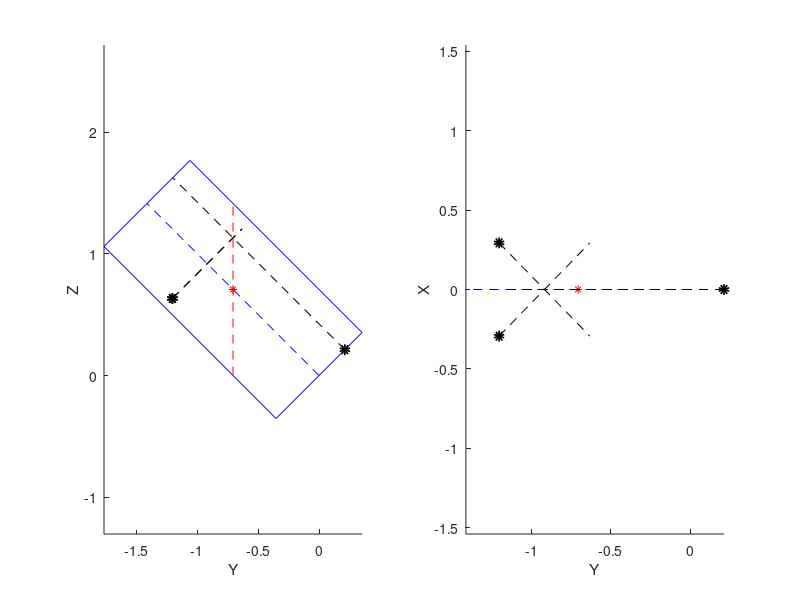
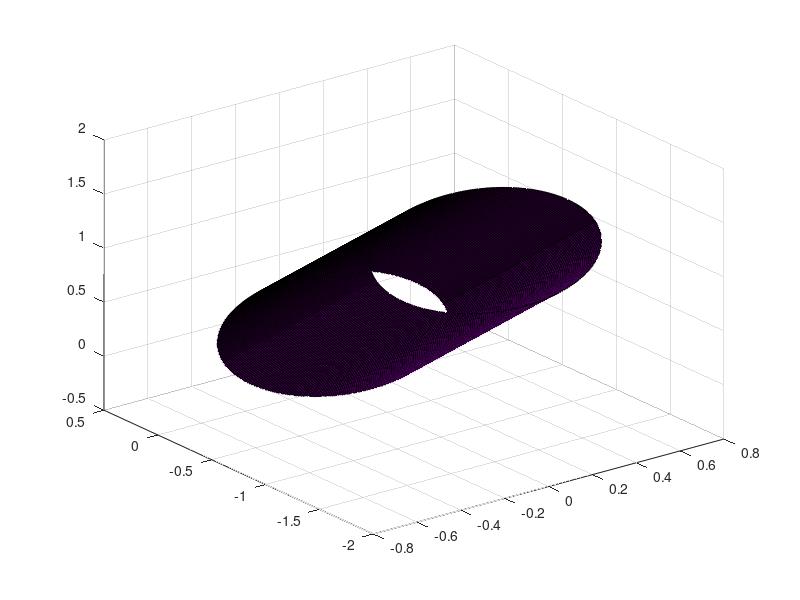

Here is the MATLAB script that generated these plots, in order: (Note: this script raises an error after producing the figures.)
clearvars

t = pi()/4;
ph = pi()*4/5;
ph1 = ph; ph2 = -ph;
r = 0.5;
h = 2;
hcm = 0.5*h;
com = [0;0;hcm];
ds1 = 0.3;
ds2 = 0.3;
s1 = r + hcm + ds1;
s2 = r + hcm + ds2;
% construct rotation matrix for angle t relative to [0;0;1] in the yz plane
vx = [1;0;0];
vy = [0;cos(t);sin(t)];
vz = [0;-sin(t);cos(t)];
Rt = [vx vy vz];
% position of the contact points
po1 = [0;0;s1-r]+r*[sin(ph1);cos(ph1);0];
p1 = Rt*po1;
po2 = [0;0;s2-r]+r*[sin(ph2);cos(ph2);0];
p2 = Rt*po2;
% contact normals
n1 = [-sin(ph1),-cos(ph1)*cos(t),-cos(ph1)*sin(t)].';
n2 = [-sin(ph2),-cos(ph2)*cos(t),-cos(ph2)*sin(t)].';
n3 = [0,-sin(t),cos(t)].';

com = Rt*com;


%% force magnitudes
N = [n1 n2 n3];
g = [0 0 -1].';
L = -N\g;

%% finding p3 for coplanar p1p2
%  syms ds h3
if ds1 == ds2 &&ph1==-ph2
    h12 = cos(t)*ds1;
    h3 = ds1*(cos(t)^2+1)/cos(t);
    s3 = (h3-h12)*sin(t);
    if s3>0 && s3<r
        p3 = s3*[0;cos(t);sin(t)];
    else
        p3 = [];
    end
else
    A = [n1(1:2) -n2(1:2)];
    dp = p2-p1;
    sol = A\dp(1:2);
    inter1 = p1+sol(1)*n1;
    % inter2 = p2+sol(2)*n2;
    %     h1 = inter1(3)-com(3);
    %     h2 = inter2(3)-com(3);
    lxy = inter1(1:2)-com(1:2);
    h1 = -(ds1*cos(ph1)*sin(ph2) - ds2*cos(ph1)*sin(ph2) - ds1*cos(ph2)*cos(t)^2*sin(ph1) + ds2*cos(ph1)*cos(t)^2*sin(ph2))/(sin(ph1 - ph2)*cos(t));
    h2 = -(ds1*cos(ph2)*sin(ph1) - ds2*cos(ph2)*sin(ph1) - ds1*cos(ph2)*cos(t)^2*sin(ph1) + ds2*cos(ph1)*cos(t)^2*sin(ph2))/(sin(ph1 - ph2)*cos(t));
    h3 = -(ds1*cos(ph1)*sin(ph2) - ds2*cos(ph2)*sin(ph1) - ds1*cos(ph2)*cos(t)^2*sin(ph1) + ds2*cos(ph1)*cos(t)^2*sin(ph2))/(sin(ph1 - ph2)*cos(t));
    inter3 = [lxy;h3]+com;
    dist3 = n3.'*inter3;
    p3 = inter3-n3*dist3;
end
 
%% plotting the contacts and force lines
figure(1);
subplot(1,2,1) % yz plane
hold on

%plot rectangle view of the cylinder
v1 = -r*[cos(t);sin(t)];
v2 = r*[cos(t);sin(t)];
v3 = r*[cos(t);sin(t)]+h*[-sin(t);cos(t)];
v4 = -r*[cos(t);sin(t)]+h*[-sin(t);cos(t)];
vertex = [v1 v2 v3 v4 v1];
plot(vertex(1,:),vertex(2,:),'b');
% plot axis of cylinder
axisends = [v1+v2 (v3+v4)/2];
plot(axisends(1,:),axisends(2,:),'b--');
% mark com
plot(com(2),com(3),'*r');
plot([com(2),com(2)],[0,com(3)*2],'r--');
%plot contact points
plot(p1(2),p1(3),'ok','markerSize',4,'lineWidth',4);
plot(p2(2),p2(3),'ok','markerSize',4,'lineWidth',4);
plot(p3(2),p3(3),'ok','markerSize',4,'lineWidth',4);
% plot force lines
f1 = [p1 p1+n1];
plot(f1(2,:),f1(3,:),'k--');
f2 = [p2 p2+n2];
plot(f2(2,:),f2(3,:),'k--');
f3 = [p3 p3+2*n3];
plot(f3(2,:),f3(3,:),'k--');
xlabel('Y')
ylabel('Z')

axis equal
hold off

%
subplot(1,2,2) % yx plane
hold on

% plot axis of cylinder
e1 = [0;0];
e2 = [-h*sin(t);0];
axisends = [e1 e2];
plot(axisends(1,:),axisends(2,:),'b--');

% mark com
plot(com(2),com(1),'*r')

%plot contact points
plot(p1(2),p1(1),'ok','markerSize',4,'lineWidth',4)
plot(p2(2),p2(1),'ok','markerSize',4,'lineWidth',4)
plot(p3(2),p3(1),'ok','markerSize',4,'lineWidth',4)

% plot force lines
f1 = [p1 p1+n1];
plot(f1(2,:),f1(1,:),'k--');
f2 = [p2 p2+n2];
plot(f2(2,:),f2(1,:),'k--');
f3 = [p3 p3+2*n3];
plot(f3(2,:),f3(1,:),'k--');
xlabel('Y')
ylabel('X')
hold off
axis equal

%% plot in 3-D
figure(2);
[X,Y,Z] = cylinder(1,300);
hs = surf(r*X,r*Y,h*Z);
rotate(hs,[1 0 0],rad2deg(t),[0 0 0]);
hs.FaceAlpha = 0.01;
hs.EdgeAlpha = 0.05;
hold on
axis
e1 = [0;0;0];
e2 = [0;-h*sin(t);h*cos(t)];
axisends = [e1 e2];
plot3(axisends(1,:),axisends(2,:),axisends(3,:),'--');

plot3(com(1),com(2),com(3),'*r')
plot3([com(1),com(1)],[com(2),com(2)],[0,com(3)*2],'r--');
plot3(p1(1),p1(2),p1(3),'ok','markerSize',4,'lineWidth',4);
plot3(p2(1),p2(2),p2(3),'ok','markerSize',4,'lineWidth',4);
plot3(p3(1),p3(2),p3(3),'ok','markerSize',4,'lineWidth',4);

% plot force lines
f1 = [p1 p1+n1];
plot3(f1(1,:),f1(2,:),f1(3,:),'k--');
f2 = [p2 p2+n2];
plot3(f2(1,:),f2(2,:),f2(3,:),'k--');
f3 = [p3 p3+2*n3];
plot3(f3(1,:),f3(2,:),f3(3,:),'k--');

% plot generators (projection to 3-D) (for coplanar p1p2)
% g1p = (s1-r)*[0;-sin(t);cos(t)];
% g1d = [0;0;-h/2];
% g1 = [g1p-g1d g1p+g1d];
% plot3(g1(1,:),g1(2,:),g1(3,:),'g','lineWidth',4);
% g2p = (s1-r)*[0;-sin(t);cos(t)];
% g2d = [0;r;0];
% g2 = [g2p-g2d g2p+g2d];
% plot3(g2(1,:),g2(2,:),g2(3,:),'g','lineWidth',4);
% g3p = (s1-r)*[0;-sin(t);cos(t)]+s3*[0;cos(t);sin(t)];
% g3d = [r;0;0];
% g3 = [g3p-g3d g3p+g3d];
% plot3(g3(1,:),g3(2,:),g3(3,:),'g','lineWidth',4);
xlabel('X')
ylabel('Y')
zlabel('Z')

axis equal
hold off
%% exploring 3-contact stances
if 0
tic
base = norm(p1-p2);
base_middle = (p1+p2)/2;
v2p3 = base_middle-p3;
height = norm(v2p3);
slope = v2p3(3)/(v2p3(1)^2+v2p3(2)^2)^0.5;
dph = 0.1; dth = 0.1;
ph1_vector = pi()/2:dph:pi();
th1_vector = dth:dth:pi()/2;
eqgrade = zeros(length(ph1_vector),length(th1_vector));
ComDepth = inf*ones(length(ph1_vector),length(th1_vector));
RotAngle = zeros(length(ph1_vector),length(th1_vector));
for i=1:length(ph1_vector)
    ph1t = ph1_vector(i)
    found = false;
    for j=1:length(th1_vector)
        tt = th1_vector(j);
        [p1c,ph1c,p2c,ph2c,p3c,hc] = TripleContactStance(ph1t,tt,base,height,slope,r,hcm);
        if p3c~=inf
            ComDepth(i,j) = p3(3)+hc;
            p3e = equilibriumStance(p1c,p2c,ph1c,ph2c,tt,hcm);
            eqgrade(i,j) = norm(p3e-p3c);
            p2p1 = p2c-p1c;
            RotAngle(i,j) = wrapToPi(-atan2(p2p1(2),p2p1(1)));
            found = true;
        else
            if found
                break;
            end
        end
    end
end
toc
end
%% finding the cliff by cheating
if 0
tic
base = norm(p1-p2);
base_middle = (p1+p2)/2;
v2p3 = base_middle-p3;
height = norm(v2p3);
slope = v2p3(3)/(v2p3(1)^2+v2p3(2)^2)^0.5;
N=20;eps = 1E-3;
ph1_vector = linspace(2*ph1()-pi()+10*eps,pi()-10*eps,N);
th1_vector = linspace(eps,pi()/2-eps,N*10);
eqgrade = zeros(length(ph1_vector),length(th1_vector));
ComDepth = inf*ones(length(ph1_vector),length(th1_vector));
RotAngle = zeros(length(ph1_vector),length(th1_vector));
CliffHeight = zeros(size(ph1_vector));
CliffTheta1 = zeros(size(ph1_vector));
CliffTheta2 = zeros(size(ph1_vector));
for i=1:length(ph1_vector)
    ph1t = ph1_vector(i)
    found = false;
    accurate = false;
    j=1;
    th1_range = [0,pi()/2];
    while ~accurate
        if found
            tt = (th1_range(2)+th1_range(1))/2;
        else
            tt = th1_vector(j);
            j = j+1;
        end
        [p1c,ph1c,p2c,ph2c,p3c,hc] = TripleContactStance(ph1t,tt,base,height,slope,r,hcm);
        if p3c~=inf
            ComDepth(i,j) = p3(3)+hc;
            p3e = equilibriumStance(p1c,p2c,ph1c,ph2c,tt,hcm);
            eqgrade(i,j) = norm(p3e-p3c);
            p2p1 = p2c-p1c;
            RotAngle(i,j) = wrapToPi(-atan2(p2p1(2),p2p1(1)));
            found = true;
            th1_range = [tt,th1_range(2)];
            if diff(th1_range)<1E-4
                accurate = true;
                CliffHeight(i) = p3(3)+hc;
                CliffTheta1(i) = tt;
                CliffTheta2(i) = wrapToPi(-atan2(p2p1(2),p2p1(1)));
            end
        else
            if found
                th1_range = [th1_range(1),tt];
            else
                if j>length(th1_vector)
                    accurate = true;
                end
            end
        end
    end
end

toc

%% finding the cliff by cheating 2
tic
base = norm(p1-p2);
base_middle = (p1+p2)/2;
v2p3 = base_middle-p3;
height = norm(v2p3);
slope = v2p3(3)/(v2p3(1)^2+v2p3(2)^2)^0.5;
N=20;eps = 1E-3;
ph1_vector = linspace(2*ph1()-pi()+10*eps,pi()-10*eps,N);
th1_vector = linspace(eps,pi()/2-eps,N);
eqgrade = zeros(length(ph1_vector),length(th1_vector));
ComDepth = inf*ones(length(ph1_vector),length(th1_vector));
RotAngle = zeros(length(ph1_vector),length(th1_vector));
CliffHeightd = zeros(size(ph1_vector));
CliffTheta1d = zeros(size(ph1_vector));
CliffTheta2d = zeros(size(ph1_vector));
for i=1:length(ph1_vector)
    ph1t = ph1_vector(i)
    found = false;
    accurate = false;
    j=1;
    th1_range = [-pi()/2,t];
    while ~accurate
        if found
            tt = (th1_range(2)+th1_range(1))/2;
        else
            tt = th1_vector(j);
            j = j+1;
        end
        [p1c,ph1c,p2c,ph2c,p3c,hc] = TripleContactStance(ph1t,tt,base,height,slope,r,hcm);
        if p3c~=inf
            ComDepth(i,j) = p3(3)+hc;
            p3e = equilibriumStance(p1c,p2c,ph1c,ph2c,tt,hcm);
            eqgrade(i,j) = norm(p3e-p3c);
            p2p1 = p2c-p1c;
            RotAngle(i,j) = wrapToPi(-atan2(p2p1(2),p2p1(1)));
            found = true;
            th1_range = [th1_range(1),tt];
            if diff(th1_range)<1E-4
                accurate = true;
                CliffHeightd(i) = p3(3)+hc;
                CliffTheta1d(i) = tt;
                CliffTheta2d(i) = wrapToPi(-atan2(p2p1(2),p2p1(1)));
            end
        else
            if found
                th1_range = [tt,th1_range(2)];
            else
                if j>length(th1_vector)
                    accurate = true;
                end
            end
        end
    end
end

toc
%%
save('cliff3.mat','ph1_vector','CliffHeight','CliffHeightd','CliffTheta1','CliffTheta1d','CliffTheta2','CliffTheta2d');
figure
hold on
plot(wrapTo2Pi(CliffTheta2(CliffHeight>0)),CliffHeight(CliffHeight>0))
plot(wrapTo2Pi(CliffTheta2d(CliffHeightd>0)),CliffHeightd(CliffHeightd>0))
xlabel('\phi_1')
ylabel('COM Height')
end
%% finding the "cliff"
% syms t1t t2t
tic
x = sym('x',[2,1]);
t1t = x(1);
t2t = x(2);
p2t = p2-p3;
p1t = p1-p3;
p3t = [0;0;0];
N = 100;
phi3_range = linspace(0,2*pi()*(N-1)/N,N);
cliff_height = zeros(size(phi3_range));
CliffTheta1 = zeros(size(phi3_range));
CliffTheta2 = zeros(size(phi3_range));
n = [sin(t1t)*cos(t2t);sin(t1t)*sin(t2t);cos(t1t)];
for i=1:length(phi3_range)
    phi3 = phi3_range(i)
    center = r*[cos(phi3)*cos(t1t);sin(phi3)*cos(t1t);-sin(t1t)]; %center of the bottom base
    dist1 = p1t.'*n;
    p1p = p1t-(p1t.'*n)*n;
    dist2 = p2t.'*n;
    p2p = p2t-(p2t.'*n)*n;
    p12 = p2p-p1p;
    rad1 = p1p-center;
    rad2 = p2p-center;
    eq1 = rad1.'*rad1-r^2;
    eq2 = rad2.'*rad2-r^2;
    if i==1
    guess = [t,1E-5].';
    else
        guess = sol;
    end
    feq = matlabFunction([eq1;eq2],'vars',{x});
    [sol,fval,exitflag,output] = fsolve(feq,guess);
    comt = center+n*hcm;
    ht = comt(3);
    cliff_height(i) = subs(ht,[t1t;t2t],sol)
    cliffTheta1(i) = sol(1);
    cliffTheta2(i) = sol(2);
    
end
toc
%%

save('cliff4.mat','phi3_range','cliff_height','cliffTheta1','cliffTheta2');
figure
hold on
plot(wrapToPi(phi3_range-pi()/2),cliff_height)
plot(cliffTheta1,cliff_height)


xlabel('\phi_1')
ylabel('COM Height')
%% draw a particular object stance based on ph1 and t1
if 0
ph1t = 1.92;
tt = 0.4;
[p1c,ph1c,p2c,ph2c,p3c,hc] = TripleContactStance(ph1t,tt,base,height,slope,r,hcm)
% basec = norm(p1c-p2c);
% base_middlec = (p1c+p2c)/2;
% v2p3c = base_middlec-p3c;
% heightc = norm(v2p3c)
% slopec = v2p3c(3)/(v2p3c(1)^2+v2p3c(2)^2)^0.5
Draw3D(r,h,hcm,tt,p1c,p2c,p3c,ph1c,ph2c)
end
%%
figure
contour(ph1_vector,th1_vector,eqgrade.',[logspace(-5,-1,50),linspace(0.1,10,80)])
xlabel('\phi_1')
ylabel('\theta_1')
zlabel('Eq. grade')
%%
f = figure;
contour(ph1_vector,th1_vector,ComDepth.',[linspace(min(min(ComDepth)),max(max(ComDepth(ComDepth<inf))),50),min(min(ComDepth))+logspace(-4,-1,50)])
% contour(ph1_vector,th1_vector,ComDepth.',100);
xlabel('\phi_1')
ylabel('\theta_1')
zlabel('COM Height')
cb=colorbar;
set(get(cb,'label'),'string','U','interpreter','latex','FontSize',14,'rotation',0);
print(f,['tripleCS_base' num2str(round(base,2)*100) '_height' num2str(round(height,2)*100) '_slope' num2str(round(slope,2)*100)],'-dpng');